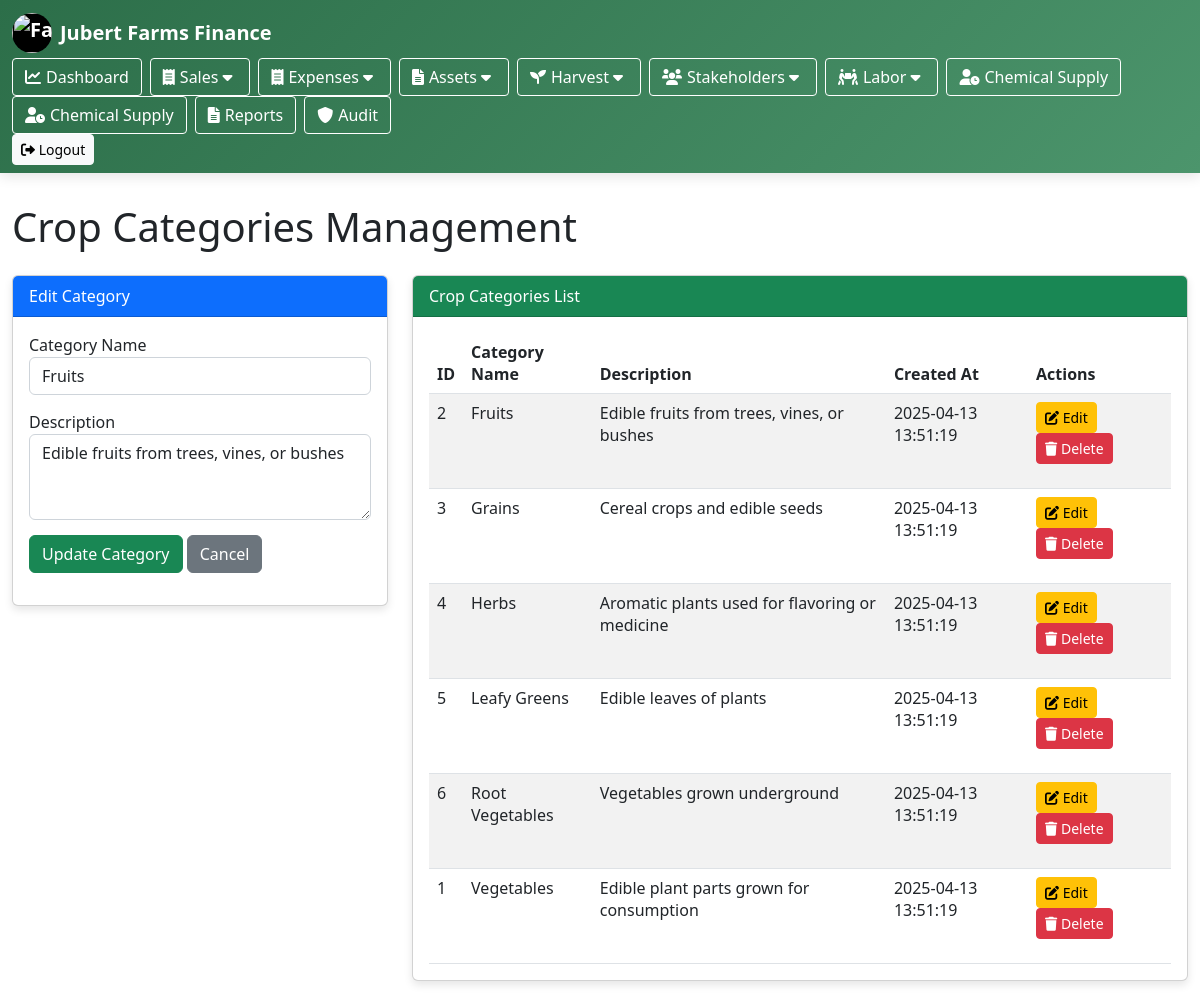
/crop_category.php?edit_id=2, run on the app's committed database.
### tables this page shows
CREATE TABLE IF NOT EXISTS crop_categories (
    category_id INT AUTO_INCREMENT PRIMARY KEY,
    category_name VARCHAR(50) NOT NULL UNIQUE,
    description TEXT,
    created_at TIMESTAMP DEFAULT CURRENT_TIMESTAMP
);

### crop_category.php (the view, shortened to what this page needs)
<?php
include 'config/db.php';
require_once 'views/header.php';
$edit_category = null;
if (isset($_GET['edit_id'])) {
    $edit_id = mysqli_real_escape_string($conn, $_GET['edit_id']);
    $result = $conn->query("SELECT * FROM crop_categories WHERE category_id=$edit_id");
    if ($result->num_rows > 0) {
        $edit_category = $result->fetch_assoc();
    }
}
$sql = "SELECT * FROM crop_categories ORDER BY category_name";
$result = $conn->query($sql);
?>
<!DOCTYPE html>
<html lang="en">
<head>
    <link rel="stylesheet" href="https://cdn.jsdelivr.net/npm/bootstrap@5.2.3/dist/css/bootstrap.min.css">
    <link rel="stylesheet" href="https://cdnjs.cloudflare.com/ajax/libs/font-awesome/6.0.0/css/all.min.css">
</head>
<body>
    <div class="container">
        <h1 class="mb-4">Crop Categories Management</h1>
        <div class="row">
            <div class="col-md-4">
                <div class="card">
                    <div class="card-header bg-primary text-white">
                        <?php echo $edit_category ? 'Edit Category' : 'Add New Category'; ?>
                    </div>
                    <div class="card-body">
                        <form method="POST">
                            <div class="form-group">
                                <label for="category_name">Category Name</label>
                                <input type="text" class="form-control" id="category_name" name="category_name"
                                       value="<?php echo $edit_category ? $edit_category['category_name'] : ''; ?>" required>
                            </div>
                            <div class="form-group">
                                <label for="description">Description</label>
                                <textarea class="form-control" id="description" name="description" rows="3"><?php echo $edit_category ? $edit_category['description'] : ''; ?></textarea>
                            </div>
                            <?php if ($edit_category): ?>
                                <button type="submit" name="update_category" class="btn btn-success">Update Category</button>
                                <a href="crop_categories.php" class="btn btn-secondary">Cancel</a>
                            <?php else: ?>
                                <button type="submit" name="add_category" class="btn btn-primary">Add Category</button>
                            <?php endif; ?>
                        </form>
                    </div>
                </div>
            </div>
            <div class="col-md-8">
                <div class="card">
                    <div class="card-header bg-success text-white">
                        Crop Categories List
                    </div>
                    <div class="card-body">
                        <?php if ($result->num_rows > 0): ?>
                            <div class="table-responsive">
                                <table class="table table-striped table-hover">
                                    <thead>
                                        <tr>
                                            <th>ID</th>
                                            <th>Category Name</th>
                                            <th>Description</th>
                                            <th>Created At</th>
                                            <th>Actions</th>
                                        </tr>
                                    </thead>
                                    <tbody>
                                        <?php while ($row = $result->fetch_assoc()): ?>
                                            <tr>
                                                <td><?php echo $row['category_id']; ?></td>
                                                <td><?php echo htmlspecialchars($row['category_name']); ?></td>
                                                <td><?php echo htmlspecialchars($row['description']); ?></td>
                                                <td><?php echo $row['created_at']; ?></td>
                                                <td>
                                                    <a href="?edit_id=<?php echo $row['category_id']; ?>" class="btn btn-sm btn-warning btn-action">
                                                        <i class="fas fa-edit"></i> Edit
                                                    </a>
                                                    <form method="POST" style="display: inline-block;" onsubmit="return confirm('Are you sure you want to delete this category?');">
                                                        <button type="submit" name="delete_category" class="btn btn-sm btn-danger btn-action">
                                                            <i class="fas fa-trash"></i> Delete
                                                        </button>
                                                    </form>
                                                </td>
                                            </tr>
                                        <?php endwhile; ?>
                                    </tbody>
                                </table>
                            </div>
                        <?php else: ?>
                            <p class="text-center">No crop categories found. Add your first category using the form.</p>
                        <?php endif; ?>
                    </div>
                </div>
            </div>
        </div>
    </div>
</body>
</html>

### views/header.php (style rules this page uses)
:root { --primary-color: #2c6e49; --secondary-color: #4c956c; --accent-color: #fefee3; --light-color: #f0f3f5; --dark-color: #1a3a1a; }

### crop_category.php (style rules this page uses)
.container { max-width: 1200px; margin-top: 30px; }
.card { margin-bottom: 20px; box-shadow: 0 4px 8px rgba(0,0,0,0.1); }
.table { margin-bottom: 0; }
.form-group { margin-bottom: 15px; }
.btn-action { margin-right: 5px; }

### data on the page
crop_categories: category_name "Fruits", description "Edible fruits from trees, vines, or bushes", category_id "2", created_at "2025-04-13 13:51:19"
crop_categories: category_id "3", category_name "Grains", description "Cereal crops and edible seeds", created_at "2025-04-13 13:51:19"
crop_categories: category_id "4", category_name "Herbs", description "Aromatic plants used for flavoring or medicine", created_at "2025-04-13 13:51:19"
crop_categories: category_id "5", category_name "Leafy Greens", description "Edible leaves of plants", created_at "2025-04-13 13:51:19"
crop_categories: category_id "6", category_name "Root Vegetables", description "Vegetables grown underground", created_at "2025-04-13 13:51:19"
crop_categories: category_id "1", category_name "Vegetables", description "Edible plant parts grown for consumption", created_at "2025-04-13 13:51:19"
